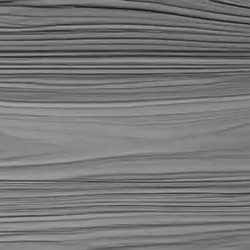
#> input picture Lista Final/imgs/Q4/Textura1.png, 250 x 250 px, found by its file name
$ jupyter execute Questao4.ipynb   (older library calls are emulated)
#> lines starting #> are read from the running program, lines starting #| are printed output that depends on the picture
[cell 1]
import cv2
import numpy as np
import matplotlib.pyplot as plt

# Lista com os caminhos das 3 imagens
imagens = [
    'imgs\\Q4\\Textura1.png',
    'imgs\\Q4\\Textura2.png',
    'imgs\\Q4\\Textura3.png'
]

# Preparar visualização
fig, axes = plt.subplots(3, 3, figsize=(12, 12))

for i, caminho in enumerate(imagens):
    # Carregar a imagem em escala de cinza
    img = cv2.imread(caminho, cv2.IMREAD_GRAYSCALE)
#> img is the input picture: shape (250, 250); min 21, max 169, mean 120

    # Aplicar Sobel X e Y
    sobel_x = cv2.Sobel(img, cv2.CV_64F, 1, 0, ksize=3)
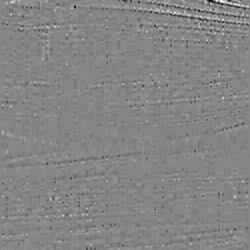
#> sobel_x: shape (250, 250) float64; min -112, max 102, mean -0.3; drawn with min black and max white
    sobel_y = cv2.Sobel(img, cv2.CV_64F, 0, 1, ksize=3)
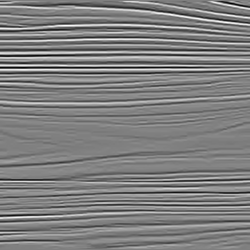
#> sobel_y: shape (250, 250) float64; min -446, max 445, mean 0.5; drawn with min black and max white

    # Calcular a média das magnitudes absolutas
    media_sobel_x = np.mean(np.abs(sobel_x))
#> media_sobel_x = 4.99
    media_sobel_y = np.mean(np.abs(sobel_y))
#> media_sobel_y = 84.33

    print(f"Imagem: {caminho}")
    print(f"Média Sobel X: {media_sobel_x:.2f}")
#| Média Sobel X: 4.99
    print(f"Média Sobel Y: {media_sobel_y:.2f}")
#| Média Sobel Y: 84.33

    # Definir automaticamente o padrão dominante
    if media_sobel_x > media_sobel_y * 1.8:
        padrao = 'Variação predominante em Sobel X (bordas verticais)'
    elif media_sobel_y > media_sobel_x * 1.8:
        padrao = 'Classe 1 - Variação predominante em Sobel Y (bordas horizontais)'
    else:
        padrao = 'Classe 2'

    print("Padrão detectado:", padrao)
    print('-'*40)

    # Plotar resultados
    axes[i, 0].imshow(img, cmap='gray')
    axes[i, 0].set_title(f'Textura {i+1}')
    axes[i, 0].axis('off')

    axes[i, 1].imshow(np.abs(sobel_x), cmap='gray')
    axes[i, 1].set_title(f'Sobel X {i+1}')
    axes[i, 1].axis('off')

    axes[i, 2].imshow(np.abs(sobel_y), cmap='gray')
    axes[i, 2].set_title(f'Sobel Y {i+1}')
    axes[i, 2].axis('off')
#> pass 2 of the loop `for i, caminho in enumerate(imagens):`:
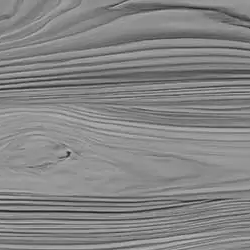
#> input picture Lista Final/imgs/Q4/Textura2.png, 250 x 250 px, found by its file name
#> img is the input picture: shape (250, 250); min 31, max 188, mean 133.1
#> `sobel_x = cv2.Sobel(img, cv2.CV_64F, 1, 0, ksize=3)`:
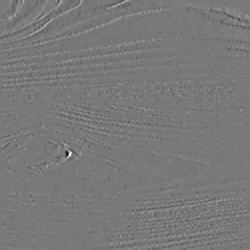
#> sobel_x: shape (250, 250) float64; min -332, max 361, mean -0.1; drawn with min black and max white
#> `sobel_y = cv2.Sobel(img, cv2.CV_64F, 0, 1, ksize=3)`:
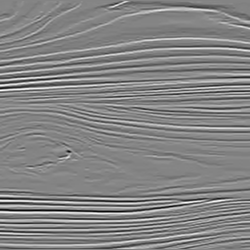
#> sobel_y: shape (250, 250) float64; min -532, max 490, mean -0.2; drawn with min black and max white
#> media_sobel_x = 9.4
#> media_sobel_y = 82.93
#| Média Sobel X: 9.40
#| Média Sobel Y: 82.93
#> pass 3 of the loop `for i, caminho in enumerate(imagens):`:
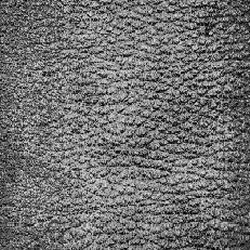
#> input picture Lista Final/imgs/Q4/Textura3.png, 250 x 250 px, found by its file name
#> img is the input picture: shape (250, 250); min 0, max 249, mean 112.1
#> `sobel_x = cv2.Sobel(img, cv2.CV_64F, 1, 0, ksize=3)`:
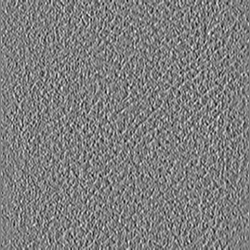
#> sobel_x: shape (250, 250) float64; min -673, max 679, mean -0.1; drawn with min black and max white
#> `sobel_y = cv2.Sobel(img, cv2.CV_64F, 0, 1, ksize=3)`:
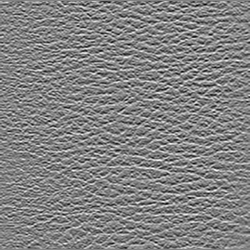
#> sobel_y: shape (250, 250) float64; min -787, max 752, mean -0.4; drawn with min black and max white
#> media_sobel_x = 129.9
#> media_sobel_y = 175.2
#| Média Sobel X: 129.91
#| Média Sobel Y: 175.24

plt.tight_layout()
plt.show()
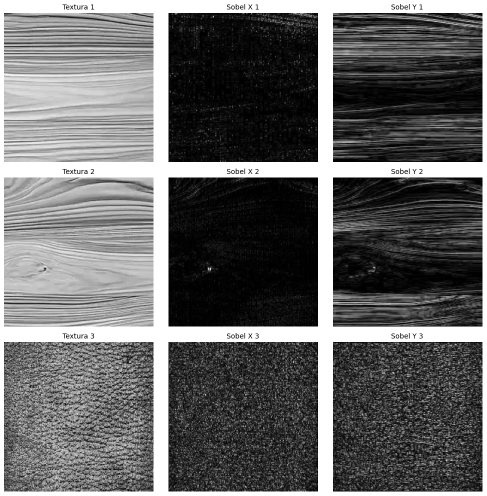
#> figure drawn by matplotlib, 9 panels
